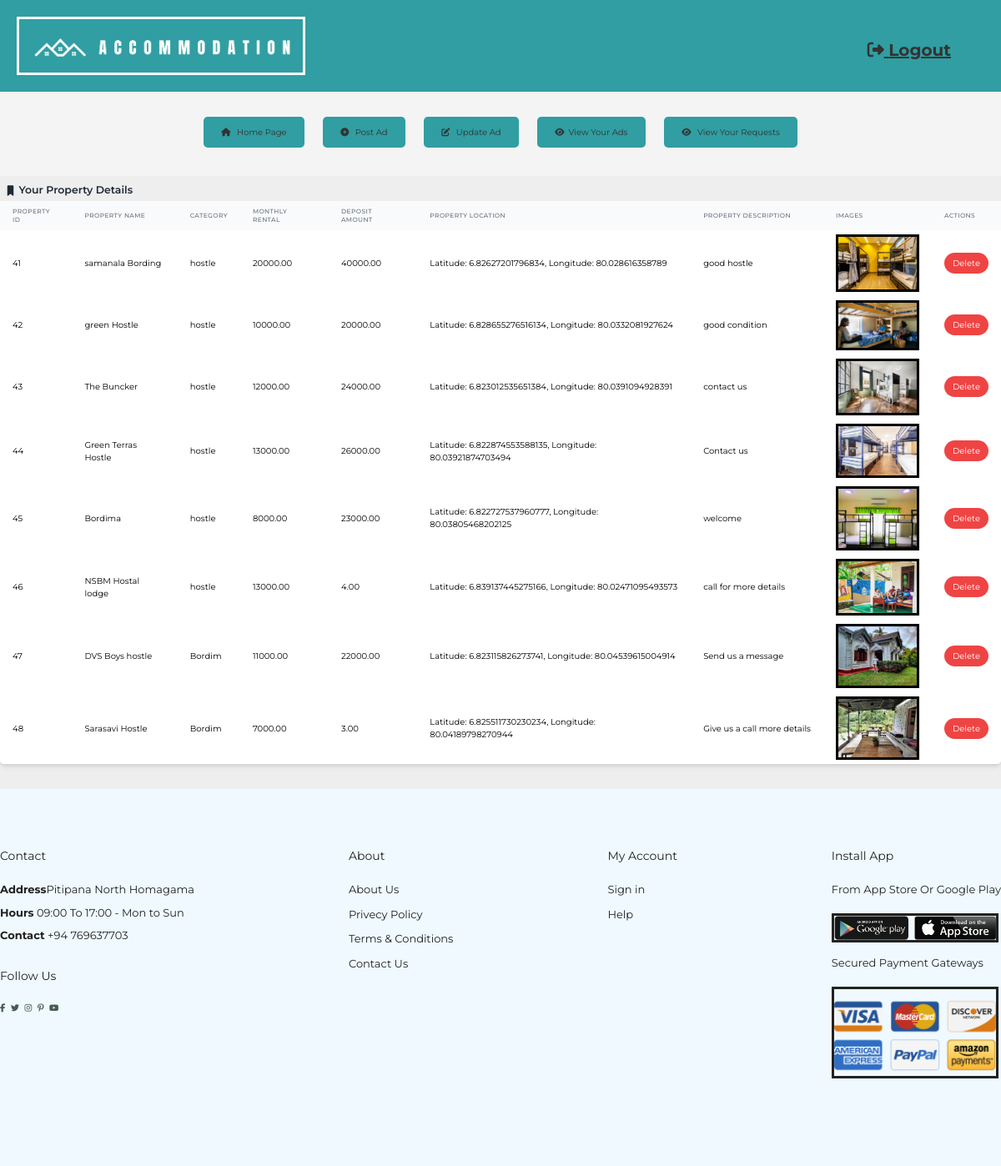
Screenshot of /Landlord/View_ads.php with the database file from the repository.
### tables this page shows
CREATE TABLE `property_list` (
  `property_id` int(11) NOT NULL,
  `property_name` varchar(200) NOT NULL,
  `property_location` varchar(300) NOT NULL,
  `monthly_rental_amount` decimal(10,2) DEFAULT NULL,
  `owner_name` varchar(100) NOT NULL,
  `phone_number` varchar(10) NOT NULL,
  `building_type` varchar(50) NOT NULL,
  `agreement_type` varchar(50) NOT NULL,
  `deposit_amount` decimal(10,2) DEFAULT NULL,
  `bedrooms` int(11) NOT NULL,
  `bathrooms` int(11) NOT NULL,
  `carpet_area` int(11) NOT NULL,
  `furniture` enum('Yes','No') NOT NULL,
  `kitchen` enum('Yes','No') NOT NULL,
  `security_guards` enum('Yes','No') NOT NULL,
  `power_backup` enum('Yes','No') NOT NULL,
  `property_desc` text DEFAULT NULL,
  `property_image_url` varchar(300) NOT NULL
);

### Landlord/View_ads.php (the view, shortened to what this page needs)
<?php
function connectToDatabase() {
    $servername = "localhost";
    $username = "root";
    $password = "";
    $database = "accommodation";
    $conn = new mysqli($servername, $username, $password, $database);
    return $conn;
}
?>
<!DOCTYPE html>
<html lang="en">
<head>
    <link href="https://cdn.jsdelivr.net/npm/tailwindcss@2.2.19/dist/tailwind.min.css" rel="stylesheet">
    <link href="css/styles.css" rel="stylesheet">
</head>
<body>
<?php include ('partials/nav.php') ?>
<div class="overflow-x-auto shadow-md sm:rounded-lg fade-in">
    <div class="p-2">
        <div class="relative mt-1">
            <div class="flex items-center">
                <div class="w-5 h-5 text-gray-500 dark:text-gray-400">
                </div>
                <h3 class="ml-2 text-xl font-semibold text-gray-800 dark:text-gray-200">Your Property Details</h3>
            </div>
        </div>
    </div>
    <table class="min-w-full divide-y divide-gray-200 dark:divide-gray-700">
        <thead class="bg-gray-50 dark:bg-gray-700">
        <tr>
            <th scope="col" class="px-6 py-3 text-left text-xs font-medium text-gray-500 dark:text-gray-400 uppercase tracking-wider">Property ID</th>
            <th scope="col" class="px-6 py-3 text-left text-xs font-medium text-gray-500 dark:text-gray-400 uppercase tracking-wider">Property Name</th>
            <th scope="col" class="px-6 py-3 text-left text-xs font-medium text-gray-500 dark:text-gray-400 uppercase tracking-wider">Category</th>
            <th scope="col" class="px-6 py-3 text-left text-xs font-medium text-gray-500 dark:text-gray-400 uppercase tracking-wider">Monthly Rental</th>
            <th scope="col" class="px-6 py-3 text-left text-xs font-medium text-gray-500 dark:text-gray-400 uppercase tracking-wider">Deposit Amount</th>
            <th scope="col" class="px-6 py-3 text-left text-xs font-medium text-gray-500 dark:text-gray-400 uppercase tracking-wider">Property Location</th>
            <th scope="col" class="px-6 py-3 text-left text-xs font-medium text-gray-500 dark:text-gray-400 uppercase tracking-wider">Property Description</th>
            <th scope="col" class="px-6 py-3 text-left text-xs font-medium text-gray-500 dark:text-gray-400 uppercase tracking-wider">Images</th>
            <th scope="col" class="px-6 py-3 text-left text-xs font-medium text-gray-500 dark:text-gray-400 uppercase tracking-wider">Actions</th>
        </tr>
        </thead>
        <tbody class="bg-white divide-y divide-gray-200 dark:bg-gray-800 dark:divide-gray-700">
        <?php
        $conn = connectToDatabase();
        $sql = "SELECT * FROM property_list";
        $result = $conn->query($sql);
        if ($result->num_rows > 0) {
            while ($row = $result->fetch_assoc()) {
                echo "<tr class='bg-white border-b dark:bg-gray-800 dark:border-gray-700 hover:bg-gray-50 dark:hover:bg-gray-600'>";
                echo "<td class='py-2 px-6 border'>" . $row["property_id"] . "</td>";
                echo "<td class='py-2 px-6 border'>" . $row["property_name"] . "</td>";
                echo "<td class='py-2 px-6 border'>" . $row["building_type"] . "</td>";
                echo "<td class='py-2 px-6 border'>" . $row["monthly_rental_amount"] . "</td>";
                echo "<td class='py-2 px-6 border'>" . $row["deposit_amount"] . "</td>";
                echo "<td class='py-2 px-6 border'>" . $row["property_location"] . "</td>";
                echo "<td class='py-2 px-6 max-w-xs truncate border'>" . $row["property_desc"] . "</td>";
                echo "<td class='py-2 px-6 border'><img src='" . $row["property_image_url"] . "' style='max-width: 100px; max-height: 100px;' /></td>";
                echo "<td class='py-2 px-6 border'>
                            <button onclick='deleteProperty(" . $row['property_id'] . ")' class='bg-red-500 hover:bg-red-600 text-white py-2 px-4 rounded-full'>Delete</button>
                            </td>";
                echo "</tr>";
            }
        } else {
            echo "<tr><td colspan='8' class='py-4 px-6 text-center border'>No Properties found</td></tr>";
        }
        ?>
        </tbody>
    </table>
</div>
<br><br>
<?php include ('partials/footer.php') ?>
</body>
</html>

### Landlord/partials/nav.php (shortened to what this page needs)
<!DOCTYPE html>
<html lang="en">
<head>
    <link rel="stylesheet" href="https://cdnjs.cloudflare.com/ajax/libs/font-awesome/6.5.1/css/all.min.css" />
    <link rel="stylesheet" href="css/styles.css">
    <link rel="stylesheet" href="css/warden.css">
</head>
<body>
<header>
    <a href="#"><img src="assests/logo1.png" class="logo1" alt=""></a>
    <a href="#" onclick="logout()" style="position: absolute; top: 40px; right: 50px; text-decoration: underline; font-size: 20px; font-weight: bold; color: #333; padding: 5px 10px; background-color: #309ea2; border-radius: 5px;"><i class="fas fa-sign-out-alt"></i> Logout </a>
</header>
    <nav style="background-color: #f4f4f4; padding: 20px; text-align: center;">
        <a href="index.php"><i class="fas fa-home"></i> Home Page</a>
        <a href="create_ad.php"><i class="fas fa-plus-circle"></i> Post Ad</a>
        <a href="update_ad.php"><i class="fas fa-edit"></i> Update Ad</a>
        <a href="view_ads.php"><i class="fas fa-eye"></i>View Your Ads</a>
        <a href="view_requests.php"><i class="fas fa-eye"></i> View Your Requests</a>
    </nav>
</body>
</html>

### Landlord/partials/footer.php (shortened to what this page needs)
<!DOCTYPE html>
<html lang="en">
<head>
</head>
<body>
<footer class="section-p1">
        <div class="col">
            <h4>Contact</h4>
            <p><strong>Address</strong>Pitipana North Homagama</p>
            <p><strong>Hours</strong> 09:00 To 17:00 - Mon to Sun </p>
            <p><strong>Contact</strong> +94 769637703</p>
            <div class="Follow">
                <h4>Follow Us</h4>
                <div class="icon">
                    <i class="fab fa-facebook-f"></i>
                    <i class="fab fa-twitter"></i>
                    <i class="fab fa-instagram"></i>
                    <i class="fab fa-pinterest-p"></i>
                    <i class="fab fa-youtube"></i>
                </div>
            </div>
        </div>
        <div class="col">
            <h4>About</h4>
            <a href="#">About Us</a>
            <a href="#">Privecy Policy</a>
            <a href="#">Terms & Conditions</a>
            <a href="#">Contact Us</a>
        </div>
        <div class="col">
            <h4>My Account</h4>
            <a href="landlord.login.php">Sign in</a>
            <a href="#">Help</a>
        </div>
        <div class="col install">
            <h4>Install App</h4>
            <p>From App Store Or Google Play</p>
            <div class="row">
                <img src="partials/footer.img/apps122.png" alt="app" height="30px" width="200px">
            </div>
            <p>Secured Payment Gateways</p>
            <img src="partials/footer.img/payment11.png" alt="pay" height="100px" width="200">
        </div>
    </footer>
</body>
</html>

### Landlord/css/styles.css (style rules this page uses)
* { margin: 0; padding: 0; box-sizing: border-box; }
body { font-family: 'Poppins', sans-serif; background-color: #d5d0d0; background-size: cover; background-position: center; }
header { background-color: #309ea2; color: white; padding: 20px; text-align: center; display: flex; align-items: center; }
.logo1 { width: auto; height: 70px; }
nav a { margin: 10px; padding: 10px 20px; text-decoration: none; color: #333; border: 1px solid transparent; border-radius: 5px; background-color: #309ea2; position: relative; overflow: hidden; display: inline-block; transition: color 0.3s, border-color 0.3s; }
nav a::before, nav a::after { content: ''; position: absolute; top: 50%; left: 50%; width: 0; height: 0; background-color: #333; z-index: -1; transition: all 0.4s ease; border-radius: 50%; }
nav a::before { transform: translate(-50%, -50%); }
nav a::after { transform: translate(-50%, -50%); opacity: 0; }
nav a i { margin-right: 5px; transition: all 0.3s ease; }
footer { display: flex; flex-wrap: wrap; justify-content: space-between; background: #eff9ff; padding: 70px 0; }
footer .col { display: flex; flex-direction: column; align-items: flex-start; margin-bottom: 20px; color: #222; }
footer h4 { font-size: 14px; padding-bottom: 20px; }
footer p { font-size: 13px; margin: 0 0 8px 0; }
footer a { font-size: 13px; text-decoration: none; color: #222; margin-bottom: 10px; }
footer .Follow { margin-top: 20px; }
footer .Follow i { color: #465b52; padding-right: 4px; cursor: pointer; }
footer .install img { margin: 10px 0 15px 0; }

### css/warden.css (style rules this page uses)
:root { --main-color:#DA2C32; --light-color:#666; --light-bg:#eee; --white:#fff; --black:#303030; --border:.1rem solid var(--light-color); --box-shodow:0 .5rem 1rem rgba(0,0,0,.1); }
* { font-family: 'Montserrat', sans-serif; margin: 0; padding: 0; box-sizing: border-box; outline: none; border: none; text-decoration: none; }
html { font-size: 62.5%; overflow-x: hidden; scroll-behavior: smooth; scroll-padding-top: 10rem; }
body { background-color: var(--light-bg); }
:root { --border: 2px solid black; }

### Landlord/partials/nav.php (style rules this page uses)
nav a { margin: 10px; padding: 10px 20px; text-decoration: none; color: #333; border: 1px solid transparent; border-radius: 5px; background-color: #309ea2; position: relative; overflow: hidden; display: inline-block; transition: color 0.3s, border-color 0.3s; }
nav a::before, nav a::after { content: ''; position: absolute; top: 50%; left: 50%; width: 0; height: 0; background-color: #333; z-index: -1; transition: all 0.4s ease; border-radius: 50%; }
nav a::before { transform: translate(-50%, -50%); }
nav a::after { transform: translate(-50%, -50%); opacity: 0; }
nav a i { margin-right: 5px; transition: all 0.3s ease; }

### Landlord/partials/footer.php (style rules this page uses)
footer { position: relative; bottom: auto; display: flex; flex-wrap: wrap; justify-content: space-between; background: #eff9ff; padding: 70px 0; }
footer .col { display: flex; flex-direction: column; align-items: flex-start; margin-bottom: 20px; color: #222; }
footer h4 { font-size: 14px; padding-bottom: 20px; }
footer p { font-size: 13px; margin:0 0 8px 0; }
footer a { font-size: 13px; text-decoration: none; color: #222; margin-bottom: 10px; }
footer .Follow { margin-top: 20px; }
footer .Follow i { color: #465b52; padding-right: 4px; cursor: pointer; }
footer .install img { margin: 10px 0 15px 0; }

### rows the page displays
property_list: property_id "41", property_name "samanala Bording", building_type "hostle", monthly_rental_amount "20000.00", deposit_amount "40000.00", property_location "Latitude: 6.82627201796834, Longitude: 80.028616358789", property_desc "good hostle", property_image_url (picture)
property_list: property_id "42", property_name "green Hostle", building_type "hostle", monthly_rental_amount "10000.00", deposit_amount "20000.00", property_location "Latitude: 6.828655276516134, Longitude: 80.0332081927624", property_desc "good condition", property_image_url (picture)
property_list: property_id "43", property_name "The Buncker", building_type "hostle", monthly_rental_amount "12000.00", deposit_amount "24000.00", property_location "Latitude: 6.823012535651384, Longitude: 80.0391094928391", property_desc "contact us", property_image_url (picture)
property_list: property_id "44", property_name "Green Terras Hostle", building_type "hostle", monthly_rental_amount "13000.00", deposit_amount "26000.00", property_location "Latitude: 6.822874553588135, Longitude: 80.03921874703494", property_desc "Contact us", property_image_url (picture)
property_list: property_id "45", property_name "Bordima", building_type "hostle", monthly_rental_amount "8000.00", deposit_amount "23000.00", property_location "Latitude: 6.822727537960777, Longitude: 80.03805468202125", property_desc "welcome", property_image_url (picture)
property_list: property_id "46", property_name "NSBM Hostal lodge", building_type "hostle", monthly_rental_amount "13000.00", deposit_amount "4.00", property_location "Latitude: 6.839137445275166, Longitude: 80.02471095493573", property_desc "call for more details", property_image_url (picture)
property_list: property_id "47", property_name "DVS Boys hostle", building_type "Bordim", monthly_rental_amount "11000.00", deposit_amount "22000.00", property_location "Latitude: 6.823115826273741, Longitude: 80.04539615004914", property_desc "Send us a message", property_image_url (picture)
property_list: property_id "48", property_name "Sarasavi Hostle", building_type "Bordim", monthly_rental_amount "7000.00", deposit_amount "3.00", property_location "Latitude: 6.825511730230234, Longitude: 80.04189798270944", property_desc "Give us a call more details", property_image_url (picture)
